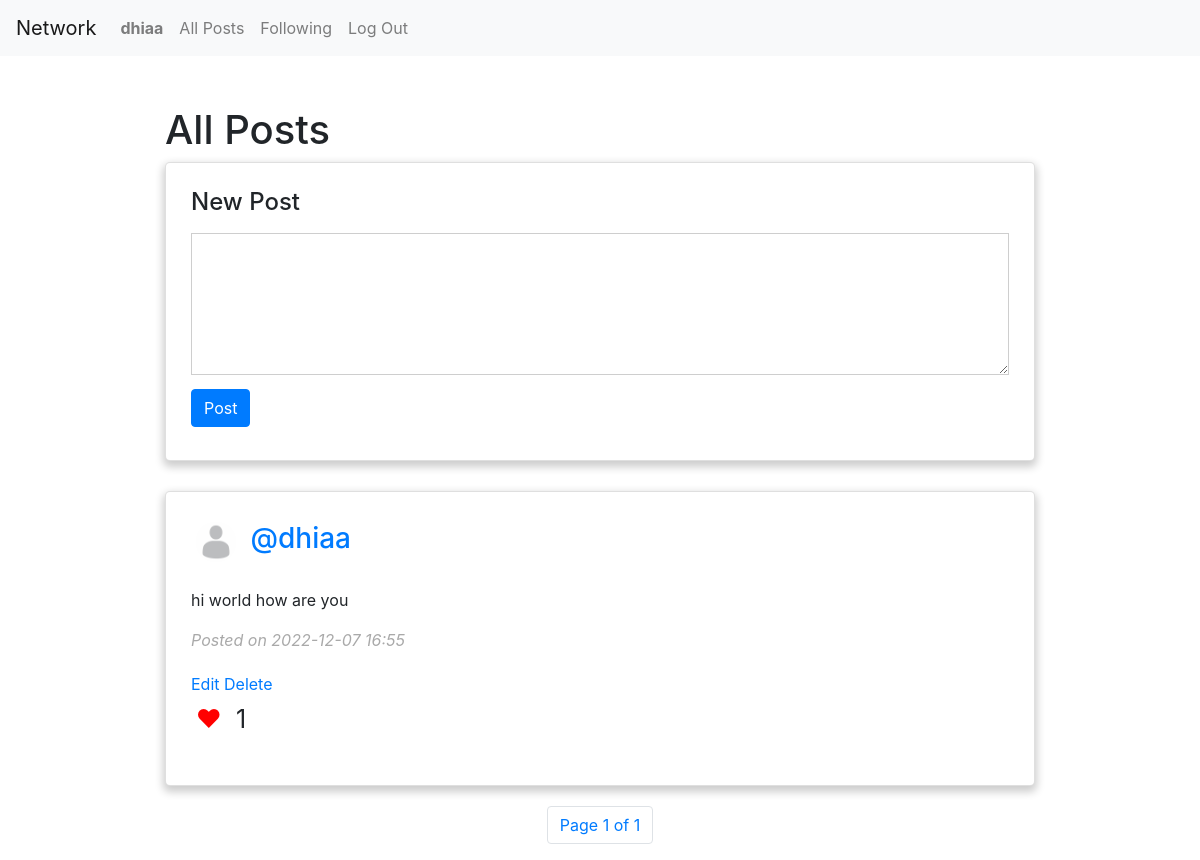
/ (signed in), run on the app's committed database.
### network/models.py (models this page shows, shortened)
class User(AbstractUser):
    bio = models.CharField(blank=True, null=True, max_length=500)
    profile_image = ResizedImageField(size=[600,600], default="network/static/profile_pictures/default.jpeg", upload_to="network/static/profile_pictures")
    def __str__(self):
        return self.username

class Post(models.Model):
    author = models.ForeignKey(User, on_delete=models.CASCADE, null=True, blank=True, related_name="comment_person")
    content = models.TextField()
    imageURL = models.CharField(max_length=2000, blank=True, null=True,)
    date = models.DateTimeField(auto_now_add=True)
    nb_likes = models.PositiveIntegerField(default=0)
    def is_liked(self, user):
        likes = self.likes.all()
        for like in likes:
            if user == like.liker:
                return True
        return False

### network/views.py (the view)
# urls.py: path("", views.index, name="index"),
def index(request):
    user = request.user
    posts = Post.objects.all().order_by('-date')
    paginator = Paginator(posts, 10)
    page_number = request.GET.get('page')
    page_obj = paginator.get_page(page_number)
    for post in page_obj:
        post.liked = post.is_liked(user)
        post.date = post.date.strftime('%Y-%m-%d %H:%M')
    return render(request, "network/index.html", {
        "user": user,
        "posts": posts,
        'page_obj': page_obj
    })

### network/templates/network/index.html (shortened to what this page needs)
{% extends "network/layout.html" %}
{% load static %}
{% block body %}
        <div class="container">
        <h1>All Posts</i></h1>
        {% if user.is_authenticated %}
        <form onsubmit="createPost(event)">
        <div id="first_card" class="card">
            <div class="card-body">
                <h4><label for="textarea-post">New Post</label></h4>
                <textarea name="textarea-post" class ="textarea" id="textarea-post" rows="5" required="True"></textarea>
                <button type="submit" class="btn btn-primary my-2">Post</button>
            </div>
        </div>
        </form>
        {% else %}
        <p>If you want to Post, you need to be <a href="{% url 'login' %}">Logged In</a></p>
        {% endif %}
        <div id="post-list">
        {% for post in page_obj %}
            <div class="card" id="post_div_{{post.id}}">
                <div class="card-body">
                    <div>
                        <img src="{{post.author.profile_image.url}}" alt="" class="profileImagePost item" >
                        <a class="item" href="{% url 'profile' id=post.author.id %}"><h3>@{{post.author}}</h3></a>
                    </div>
                    <div id="disappear_{{post.id}}">
                        <p id="text_{{post.id}}" style="margin-top:20px;">{{post.content}}</p>
                        <div id="date_post"><i>Posted on <span>{{post.date}}</span> </i></div>
                    </div>
                        {% if user.is_authenticated and user.id == post.author.id %}
                        <span onclick="editPost(event)" button_action="edit_post" id="edit_{{post.id}}" post_id="{{post.id}}" class="edit_button">Edit</span>
                        <span onclick="deletePost(event)" button_action="delete_post" post_id="{{post.id}}" class="edit_button">Delete</span>
                        {% endif %}
                    {% if user.is_authenticated %}
                        <div>
                            <span onclick="like(event)"  post_id="{{post.id}}"  id="heart_full_{{post.id}}" class="item heart {% if not post.liked %} d-none {% endif %}" style="color:red;" >&#9829;</span>
                            <p id="count_likes_{{post.id}}" class="item like_count" >{{ post.likes.count }}</p>
                        </div>
                    {% endif %}
                </div>
            </div>
            {% endfor %}
        </div>
        <nav class="pagination" aria-label="Page navigation example">
                <ul class="pagination">
                <li class="page-item"><a class="page-link" href="#">Page {{ page_obj.number }} of {{ page_obj.paginator.num_pages }}</a></li>
                </ul>
        </nav>
    </div>
{% endblock %}

### network/templates/network/layout.html (shortened to what this page needs)
{% load static %}
<!DOCTYPE html>
<html lang="en">
    <head>
        <link rel="stylesheet" href="https://stackpath.bootstrapcdn.com/bootstrap/4.4.1/css/bootstrap.min.css">
        <link href="{% static 'network/styles.css' %}" rel="stylesheet">
    </head>
    <body>
        <nav class="navbar navbar-expand-lg navbar-light bg-light">
            <a class="navbar-brand" href="#">Network</a>
            <div>
              <ul class="navbar-nav mr-auto">
                {% if user.is_authenticated %}
                    <li class="nav-item">
                        <a class="nav-link" href="{% url 'profile' id=user.id %}"><strong>{{ user.username }}</strong></a>
                    </li>
                {% endif %}
                <li class="nav-item">
                  <a class="nav-link" href="{% url 'index' %}">All Posts</a>
                </li>
                {% if user.is_authenticated %}
                    <li class="nav-item">
                        <a class="nav-link" href="{% url 'following_page' %}">Following</a>
                    </li>
                    <li class="nav-item">
                        <a class="nav-link" href="{% url 'logout' %}">Log Out</a>
                    </li>
                {% endif %}
              </ul>
            </div>
          </nav>
        <div class="body">
            {% block body %}
            {% endblock %}
        </div>
    </body>
</html>

### network/static/network/styles.css (style rules this page uses)
.container { max-width: 900px; margin: auto; margin-top: 50px; }
.card { padding: 5px; border-radius: 5px; box-shadow: 0 4px 8px 2px rgba(0, 0, 0, 0.2); margin-bottom: 20px }
#first_card { padding: 5px; border-radius: 5px; box-shadow: 0 4px 8px 2px rgba(0, 0, 0, 0.2); margin-bottom:30px; }
.textarea { width: 100%; padding: 10px; border-color: 5px; border-color: rgba(92, 92, 92, 0.3); }
#date_post { margin-bottom:20px; color: rgb(169, 169, 169); }
a, a:hover { text-decoration: none; }
.profileImagePost { border-radius: 50%; height:50px; width:50px; }
.item { display: inline-block; vertical-align: top; padding: 5px; }
.pagination { justify-content: center; }
.edit_button { color: rgb(0,123,255); cursor: pointer; }
.like_count { font-size: 25px; }
.heart { cursor:pointer; font-size: 25px; }

### data on the page
User: username "dhiaa"
Post: author.profile_image (placeholder picture), author "dhiaa", content "hi world how are you", date "2022-12-07 16:55", likes.count "1"

### other printed values
{{ page_obj.number }} "1"
{{ page_obj.paginator.num_pages }} "1"
